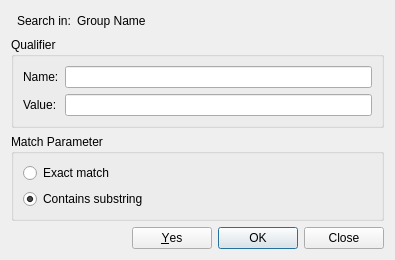
<?xml version="1.0" encoding="UTF-8"?>
<ui version="4.0">
 <class>SearchQualifierDialog</class>
 <widget class="QDialog" name="SearchQualifierDialog">
  <property name="geometry">
   <rect>
    <x>0</x>
    <y>0</y>
    <width>395</width>
    <height>265</height>
   </rect>
  </property>
  <property name="windowTitle">
   <string>Find Qualifier</string>
  </property>
  <layout class="QGridLayout" name="gridLayout">
   <property name="sizeConstraint">
    <enum>QLayout::SetMinAndMaxSize</enum>
   </property>
   <item row="5" column="0" colspan="5">
    <widget class="QGroupBox" name="groupBox_2">
     <property name="title">
      <string>Match Parameter</string>
     </property>
     <layout class="QGridLayout" name="gridLayout_3">
      <property name="sizeConstraint">
       <enum>QLayout::SetMinAndMaxSize</enum>
      </property>
      <item row="1" column="0">
       <widget class="QRadioButton" name="containsButton">
        <property name="text">
         <string>Contains substring</string>
        </property>
        <property name="checked">
         <bool>true</bool>
        </property>
        <attribute name="buttonGroup">
         <string notr="true">buttonGroup</string>
        </attribute>
       </widget>
      </item>
      <item row="0" column="0">
       <widget class="QRadioButton" name="exactButton">
        <property name="text">
         <string>Exact match</string>
        </property>
        <attribute name="buttonGroup">
         <string notr="true">buttonGroup</string>
        </attribute>
       </widget>
      </item>
     </layout>
    </widget>
   </item>
   <item row="4" column="0" colspan="5">
    <widget class="QGroupBox" name="groupBox">
     <property name="title">
      <string>Qualifier</string>
     </property>
     <layout class="QGridLayout" name="gridLayout_2">
      <property name="sizeConstraint">
       <enum>QLayout::SetMinAndMaxSize</enum>
      </property>
      <item row="0" column="0">
       <widget class="QLabel" name="label_3">
        <property name="text">
         <string>Name:</string>
        </property>
       </widget>
      </item>
      <item row="0" column="1">
       <widget class="QLineEdit" name="nameEdit"/>
      </item>
      <item row="1" column="0">
       <widget class="QLabel" name="label_4">
        <property name="text">
         <string>Value:</string>
        </property>
       </widget>
      </item>
      <item row="1" column="1">
       <widget class="QLineEdit" name="valueEdit"/>
      </item>
     </layout>
    </widget>
   </item>
   <item row="0" column="2">
    <widget class="QLabel" name="groupLabel">
     <property name="sizePolicy">
      <sizepolicy hsizetype="Expanding" vsizetype="Preferred">
       <horstretch>0</horstretch>
       <verstretch>0</verstretch>
      </sizepolicy>
     </property>
     <property name="text">
      <string>Group Name</string>
     </property>
    </widget>
   </item>
   <item row="0" column="3">
    <spacer name="horizontalSpacer_2">
     <property name="orientation">
      <enum>Qt::Horizontal</enum>
     </property>
     <property name="sizeHint" stdset="0">
      <size>
       <width>5</width>
       <height>20</height>
      </size>
     </property>
    </spacer>
   </item>
   <item row="0" column="1">
    <widget class="QLabel" name="label">
     <property name="sizePolicy">
      <sizepolicy hsizetype="Minimum" vsizetype="Fixed">
       <horstretch>0</horstretch>
       <verstretch>0</verstretch>
      </sizepolicy>
     </property>
     <property name="text">
      <string>Search in:</string>
     </property>
    </widget>
   </item>
   <item row="6" column="0" colspan="5">
    <widget class="QDialogButtonBox" name="buttonBox">
     <property name="standardButtons">
      <set>QDialogButtonBox::Close|QDialogButtonBox::Ok|QDialogButtonBox::Yes</set>
     </property>
    </widget>
   </item>
  </layout>
 </widget>
 <resources/>
 <connections>
  <connection>
   <sender>buttonBox</sender>
   <signal>rejected()</signal>
   <receiver>SearchQualifierDialog</receiver>
   <slot>reject()</slot>
   <hints>
    <hint type="sourcelabel">
     <x>159</x>
     <y>220</y>
    </hint>
    <hint type="destinationlabel">
     <x>159</x>
     <y>120</y>
    </hint>
   </hints>
  </connection>
 </connections>
 <buttongroups>
  <buttongroup name="buttonGroup"/>
 </buttongroups>
</ui>
